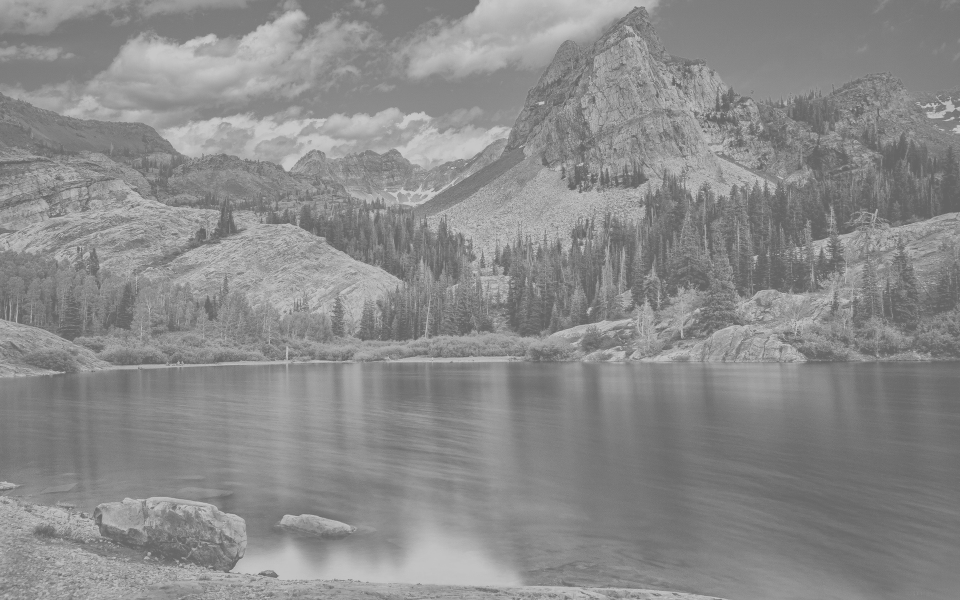
#> input picture image_auto_correct/imagesA2/4.jpg, 1920 x 1200 px (shown at 1/2 size)
$ python auto_correct.py   (older library calls are emulated)
#> lines starting #> are read from the running program, lines starting #| are printed output that depends on the picture
import cv2
import numpy as np
import statistics
from matplotlib import pyplot as plt

img = cv2.imread('imagesA2/4.jpg')
#> img is the input picture: shape (1200, 1920, 3); min 95, max 206, mean 138.8
img = cv2.cvtColor(img, cv2.COLOR_RGB2GRAY)
#> img: shape (1200, 1920)

def measure_noise(img, kernel_size, variance_threshold):

    """ measure the amount of noise in an image """

    if not(img.shape[0]%kernel_size == 0 and img.shape[1]%kernel_size == 0):
        return "This window size is not possible for your image dimensions."

    np_variance = np.zeros((img.shape[0]//kernel_size, img.shape[1]//kernel_size), np.uint64)

    tmp_sum = 0
    mean = 0
    variance = 0

    for i in range(0, img.shape[0], kernel_size):
        for j in range(0, img.shape[1], kernel_size):

                tmp_sum = 0
                mean = 0
                variance = 0
                for ii in range(i, i+kernel_size):
                    for jj in range(j, j+kernel_size):
                        tmp_sum += img.item(ii, jj)
                mean = tmp_sum/(kernel_size**2)

                tmp_sum = 0
                for ii in range(i, i+kernel_size):
                    for jj in range(j, j+kernel_size):
                        tmp_sum += (img.item(ii, jj) - mean)**2
                variance = tmp_sum/(kernel_size**2)

                np_variance.itemset((i//kernel_size, j//kernel_size), variance)

    noise = 0
    for i in range(np_variance.shape[0]):
        for j in range(np_variance.shape[1]):
            if np_variance.item(i,j) > variance_threshold:
                noise+=1

    print(str(round((noise/(np_variance.shape[0]*np_variance.shape[1]))*100, 2)) + '% of the image is noisy.')
    return round((noise/(np_variance.shape[0]*np_variance.shape[1]))*100, 2)

def correct_noise(img, kernel_size):
    kernel = []
    for i in range(1, img.shape[0]-1):
        for j in range(1, img.shape[1]-1):
            kernel = []
            for ii in range(i-(kernel_size//2), i+(kernel_size//2)+1):
                for jj in range(j-(kernel_size//2), j+(kernel_size//2)+1):
                    kernel.append(img.item(ii, jj))
            img.itemset((i, j), statistics.median(kernel))

    print('noise corrected.')
    return img

def measure_blurriness(img, kernel_size, threshold):
    grad_x = cv2.Sobel(img,cv2.CV_64F,1,0,ksize=kernel_size)
    grad_y = cv2.Sobel(img,cv2.CV_64F,0,1,ksize=kernel_size)
    sobel_x = cv2.convertScaleAbs(grad_x)
    sobel_y = cv2.convertScaleAbs(grad_y)
    sobel = cv2.addWeighted(sobel_x, 0.5, sobel_y, 0.5, 0)

    print(str(round(((threshold)/sobel.var())*100, 2)) + '% of the image is blurry.')
    return round(((threshold)/sobel.var())*100, 2)

def correct_blurriness(img, kernel_size, k):
    kernel = []
    sharped = 0
    tmp = 0
    for i in range(1, img.shape[0]-1):
        for j in range(1, img.shape[1]-1):
            kernel = []
            for ii in range(i-(kernel_size//2), i+(kernel_size//2)+1):
                for jj in range(j-(kernel_size//2), j+(kernel_size//2)+1):
                    kernel.append(img.item(ii, jj))
            tmp = img.item(i, j)
            sharped = sum(kernel)/len(kernel)
            if tmp-sharped >= 0:
                sharped = tmp-sharped
            else:
                sharped = 0
            sharped = tmp + (k*sharped)
            img.itemset((i, j), sharped)

    kernel = np.array([[0,-1,0], [-1,5,-1], [0,-1,0]])
    img2 = cv2.filter2D(img, -1, kernel)

    print('blurriness corrected.')
    return img2

def measure_color_collapsing(img):
    max = 128
    min = 128
    for i in range(img.shape[0]):
        for j in range(img.shape[1]):
            if (img.item(i,j) < min):
                min = img.item(i,j)
            if (img.item(i,j) > max):
                max = img.item(i,j)

    print('color collapsing in the image: ' + str(round(100 - ((max-min)/255*100), 2)) + '%.')
    return round(((max-min)/255)*100, 2)

def correct_color_collapsing(img):
    max = 128
    min = 128
    for i in range(img.shape[0]):
        for j in range(img.shape[1]):
            if (img.item(i,j) < min):
                min = img.item(i,j)
            if (img.item(i,j) > max):
                max = img.item(i,j)
    if ((max - min) /255 * 100 < 70.0):
        for i in range(img.shape[0]):
            for j in range(img.shape[1]):
                img.itemset((i,j), (img.item(i,j) - min) * 255/(max - min))

    print('color collapsing corrected.')
    return img

def auto_correct(img):
    noise = measure_noise(img, 5, 1200)
#> after the loop in measure_noise, `for i in range(0, img.shape[0], kernel_size):`:
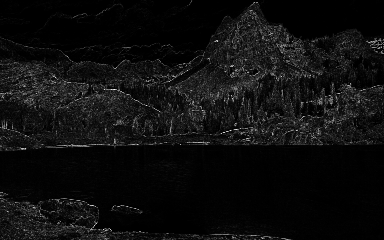
#> np_variance: shape (240, 384) uint64; min 0, max 1562, mean 92; drawn with min black and max white
#| 0.03% of the image is noisy.
    if noise > 50.0:
        img = correct_noise(img, 3)

    blur = measure_blurriness(img, 3, 50)
    if blur > 40.0:
        img = correct_blurriness(img, 3, 0.7)

    collapsing = measure_color_collapsing(img)
    if collapsing > 40.0:
        img = correct_color_collapsing(img)

    return img

corrected_image = auto_correct(img)
#> in auto_correct, `noise = measure_noise(img, 5, 1200)`: noise = 0.03
#> in measure_blurriness, `grad_x = cv2.Sobel(img,cv2.CV_64F,1,0,ksize=kernel_size)`:
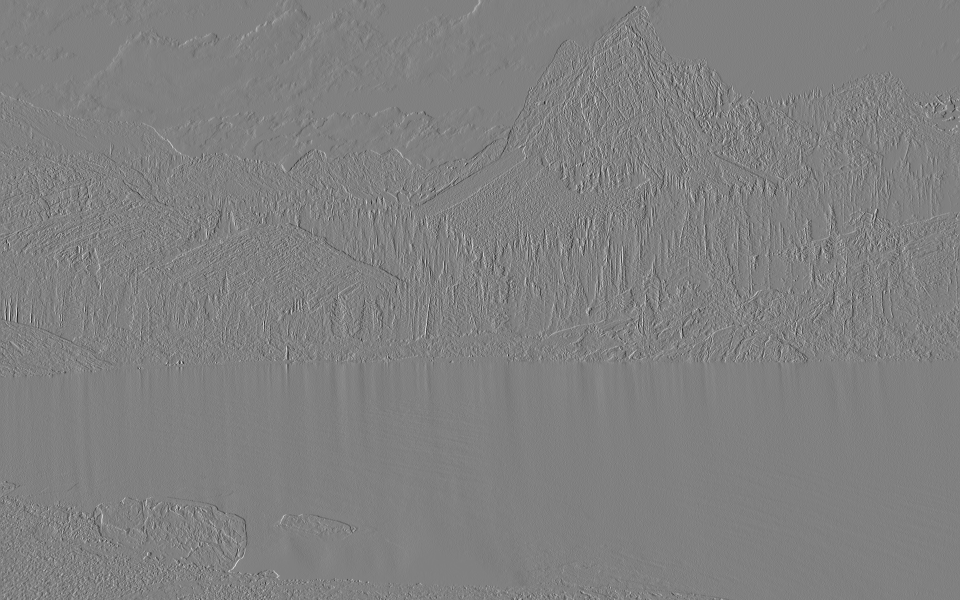
#> grad_x: shape (1200, 1920) float64 (shown at 1/2 size); min -367, max 360, mean -0.1; drawn with min black and max white
#> in measure_blurriness, `grad_y = cv2.Sobel(img,cv2.CV_64F,0,1,ksize=kernel_size)`:
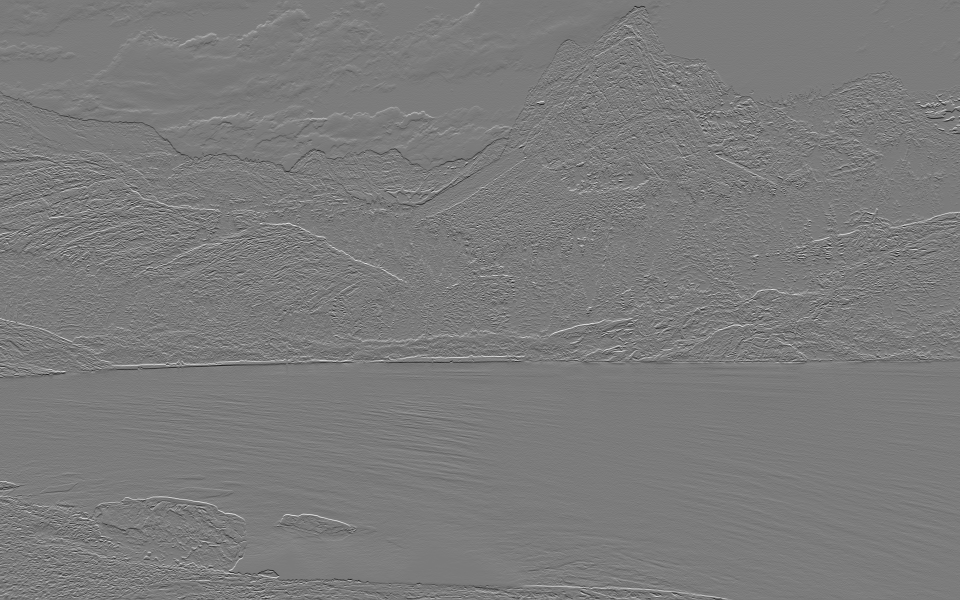
#> grad_y: shape (1200, 1920) float64 (shown at 1/2 size); min -364, max 386, mean 0; drawn with min black and max white
#> in measure_blurriness, `sobel_x = cv2.convertScaleAbs(grad_x)`:
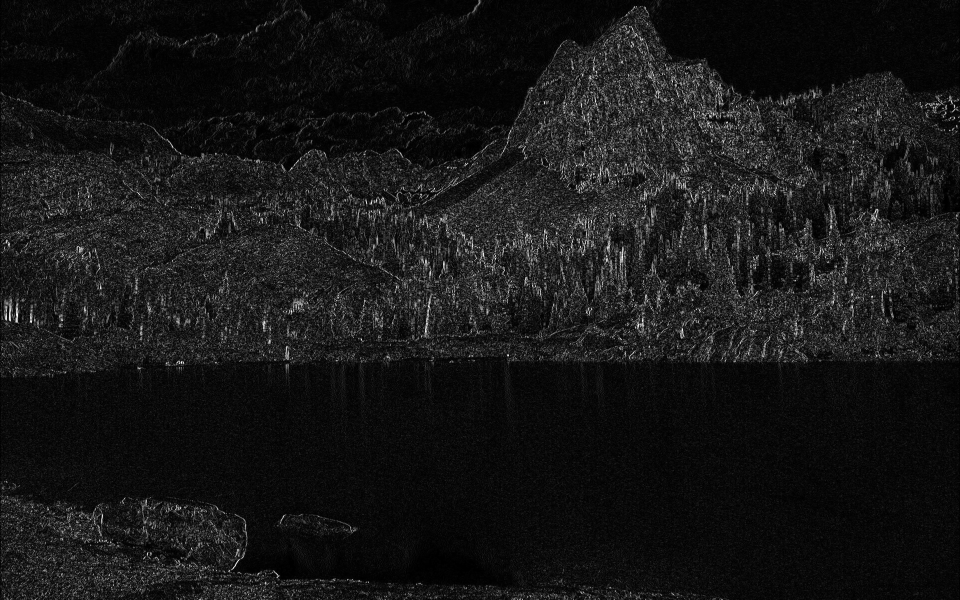
#> sobel_x: shape (1200, 1920) (shown at 1/2 size); min 0, max 255, mean 23.1
#> in measure_blurriness, `sobel_y = cv2.convertScaleAbs(grad_y)`:
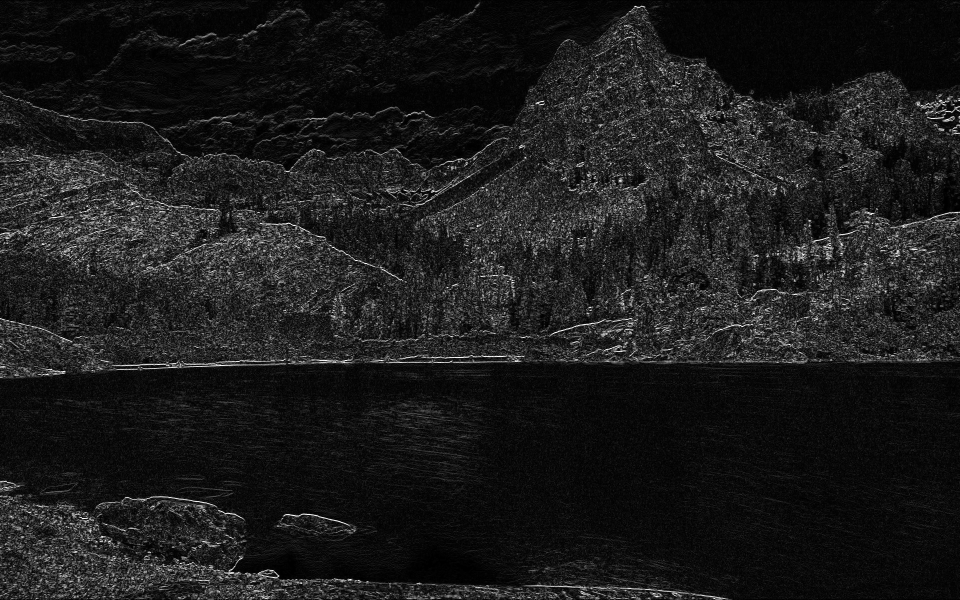
#> sobel_y: shape (1200, 1920) (shown at 1/2 size); min 0, max 255, mean 27.8
#> in measure_blurriness, `sobel = cv2.addWeighted(sobel_x, 0.5, sobel_y, 0.5, 0)`:
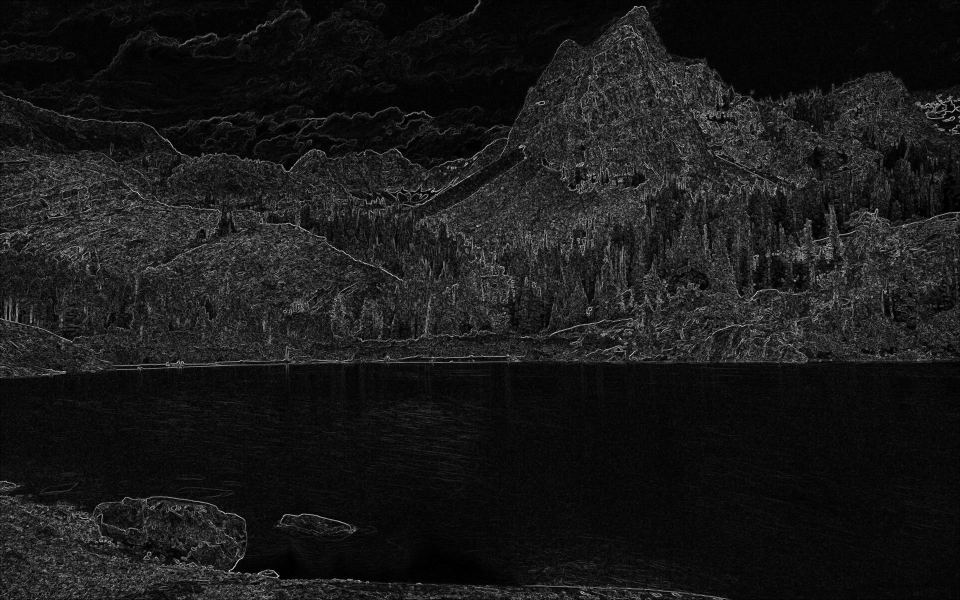
#> sobel: shape (1200, 1920) (shown at 1/2 size); min 0, max 255, mean 25.5
#| 6.64% of the image is blurry.
#> in auto_correct, `blur = measure_blurriness(img, 3, 50)`: blur = 6.64
#> after the loop in measure_color_collapsing, `for i in range(img.shape[0]):`: max = 206; min = 95
#| color collapsing in the image: 56.47%.
#> in auto_correct, `collapsing = measure_color_collapsing(img)`: collapsing = 43.53
#> after the loop in correct_color_collapsing, `for i in range(img.shape[0]):`: max = 206; min = 95
#> after the loop in correct_color_collapsing, `for i in range(img.shape[0]):`:
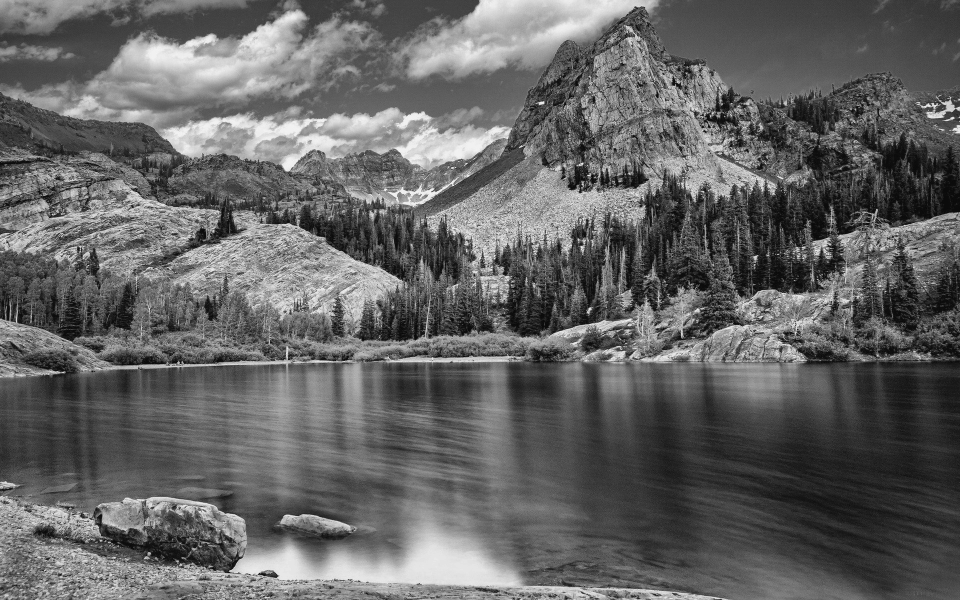
#> img: shape (1200, 1920) (shown at 1/2 size); min 0, max 255, mean 100.2
cv2.imshow('Corrected Image', corrected_image); cv2.waitKey(5000)
